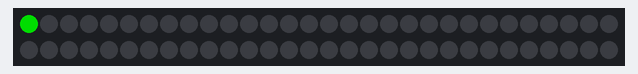
Simulated run of this sketch. Board: Arduino Uno, built with avr-gcc and run on an emulated ATmega328P. Parts: 60 RGB LEDs in strip order, left to right, continuing on the next row. Dim RGB values are drawn brighter than linear.

Above: at 0.65 s.
At 18.63 s:
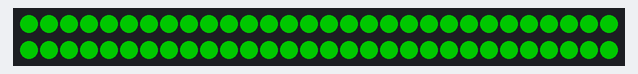
At 19.19 s:
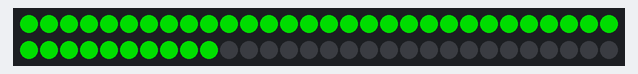

The sketch:

Display2015NeoPixelTrinket.ino
```cpp
#include <avr/power.h>
#include <Adafruit_NeoPixel.h>

#define outPin 0
#define defaultBrightness 150
#define fadeAmount 3
#define delayTime 3


Adafruit_NeoPixel strip = Adafruit_NeoPixel(60, outPin, NEO_GRB + NEO_KHZ800);

void setup(){

  if (F_CPU == 16000000)
  clock_prescale_set(clock_div_1);

  pinMode(outPin, OUTPUT);

  delay(500);

  strip.begin();
  strip.show(); // Initialize all pixels to 'off'
  strip.setBrightness(defaultBrightness);

}

void colorWipe(uint32_t color, uint8_t wait){
  for (byte i = 0; i < strip.numPixels(); i++){
    strip.setPixelColor(i, color);
    strip.show();
    delay(wait);
  }
}

void saberColor(uint32_t color){
//  byte fadeAmount = 3;
//  byte delayTime = 3;
  colorWipe(color, delayTime);
  byte brightness = defaultBrightness;

  for(byte x = 0; x < 4; x++){
    for (byte i = 0; i < 20; i++){
      strip.setBrightness(brightness += fadeAmount);
      strip.show();
      delay(25);
    }
    strip.setBrightness(255);
    strip.show();
    delay(10);
    strip.setBrightness(defaultBrightness);
    for (byte i = 0; i < 40; i++){
      strip.setBrightness(brightness -= fadeAmount);
      strip.show();
      delay(25);
    }
    for (byte i = 0; i < 20; i++){
      strip.setBrightness(brightness += fadeAmount);
      strip.show();
      delay(25);
    }
    strip.setBrightness(defaultBrightness);
    for (byte i = 0; i < 20; i++){
      strip.setBrightness(brightness += fadeAmount);
      strip.show();
      delay(25);
    }
    strip.setBrightness(255);
    strip.show();
    delay(20);
    strip.setBrightness(defaultBrightness);
    for (byte i = 0; i < 40; i++){
      strip.setBrightness(brightness -= fadeAmount);
      strip.show();
      delay(25);
    }
    for (byte i = 0; i < 20; i++){
      strip.setBrightness(brightness += fadeAmount);
      strip.show();
      delay(25);
    }
  }

  for (byte i = 0; i < strip.numPixels(); i++){
    strip.setPixelColor(strip.numPixels()-i-1, strip.Color(0, 0, 0));
    strip.show();
    delay(delayTime);
  }
  strip.setBrightness(defaultBrightness);
  delay(500);
}

void candyCane(){
  const long colorArray[6] = {strip.Color(255, 255, 255), strip.Color(255, 255, 255), strip.Color(255, 255, 255), strip.Color(255, 0, 0), strip.Color(255, 0, 0), strip.Color(255, 0, 0)};
  strip.setBrightness(defaultBrightness);
  for (int x = 0; x < 500; x++){
    for (byte i = 0; i < strip.numPixels(); i++){
      uint32_t color = colorArray[(i+x)%6];
      strip.setPixelColor(i, color);
      //strip.show();
    }
    strip.show();
    delay(50);
  }
  for (byte i = 0; i < strip.numPixels(); i++){
    strip.setPixelColor(i, strip.Color(0, 0, 0));
    strip.show();
  }
  delay(500);
}


void loop(){

  saberColor(strip.Color(0, 255, 0));
  candyCane();
  saberColor(strip.Color(0, 0, 255));
  candyCane();
  saberColor(strip.Color(125, 0, 255));
  candyCane();
//  saberColor(strip.Color(255, 255, 0));
//  candyCane();
  saberColor(strip.Color(255, 0, 0));
  candyCane();

}
```
